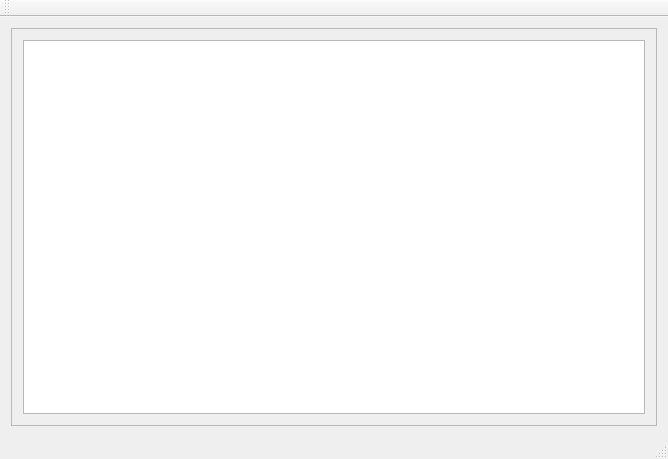
<?xml version="1.0" encoding="UTF-8"?>
<ui version="4.0">
 <class>MainWindow</class>
 <widget class="QMainWindow" name="MainWindow">
  <property name="geometry">
   <rect>
    <x>0</x>
    <y>0</y>
    <width>668</width>
    <height>459</height>
   </rect>
  </property>
  <property name="windowTitle">
   <string>MainWindow</string>
  </property>
  <widget class="QWidget" name="centralWidget">
   <layout class="QGridLayout" name="gridLayout">
    <item row="0" column="0">
     <widget class="QScrollArea" name="scrollArea">
      <property name="widgetResizable">
       <bool>true</bool>
      </property>
      <widget class="QWidget" name="scrollAreaWidgetContents">
       <property name="geometry">
        <rect>
         <x>0</x>
         <y>0</y>
         <width>650</width>
         <height>385</height>
        </rect>
       </property>
       <layout class="QGridLayout" name="gridLayout_2">
        <item row="0" column="0">
         <widget class="QGraphicsView" name="graphicsView"/>
        </item>
       </layout>
      </widget>
     </widget>
    </item>
   </layout>
  </widget>
  <widget class="QMenuBar" name="menuBar">
   <property name="geometry">
    <rect>
     <x>0</x>
     <y>0</y>
     <width>668</width>
     <height>21</height>
    </rect>
   </property>
  </widget>
  <widget class="QToolBar" name="mainToolBar">
   <attribute name="toolBarArea">
    <enum>TopToolBarArea</enum>
   </attribute>
   <attribute name="toolBarBreak">
    <bool>false</bool>
   </attribute>
  </widget>
  <widget class="QStatusBar" name="statusBar"/>
 </widget>
 <layoutdefault spacing="6" margin="11"/>
 <resources/>
 <connections/>
</ui>
